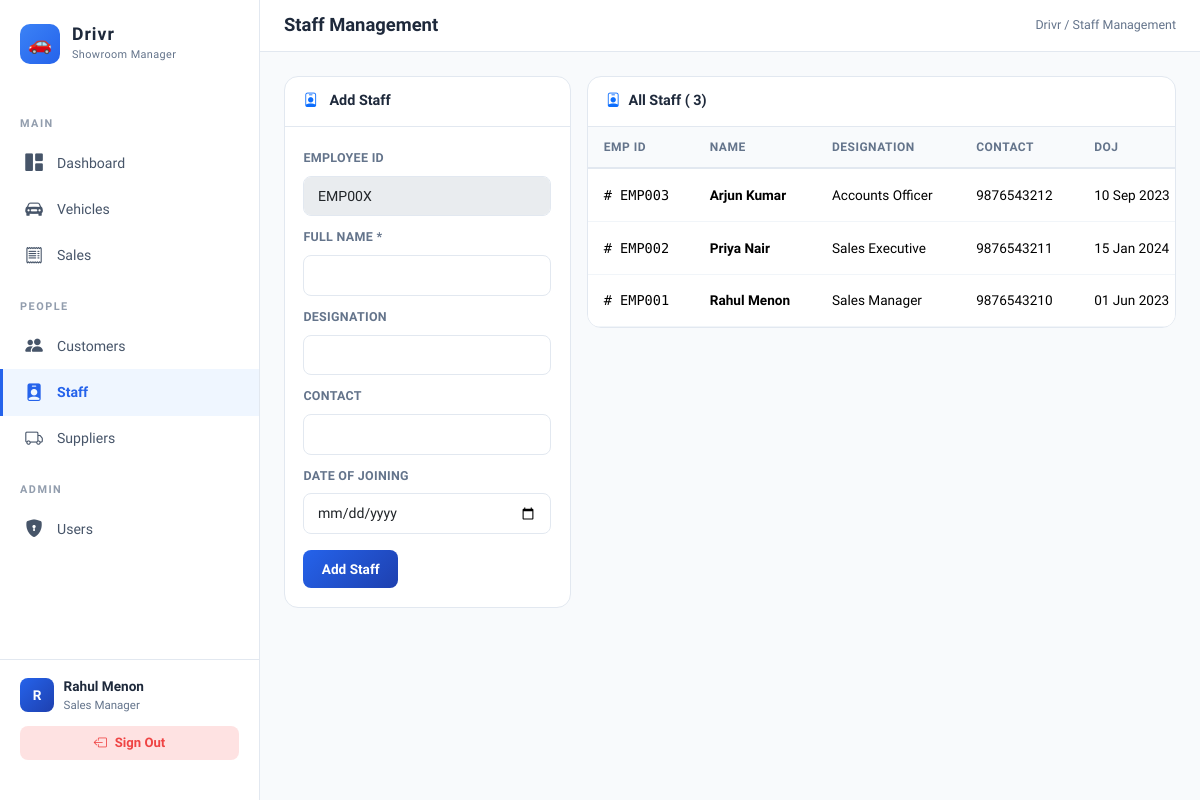
The page /pages/staff.php (signed in) on the database its author committed.
### tables this page shows
CREATE TABLE IF NOT EXISTS STAFF (
    Emp_ID VARCHAR(10) PRIMARY KEY,
    Name VARCHAR(100) NOT NULL,
    Designation VARCHAR(50),
    Contact VARCHAR(15),
    DOJ DATE
);

### includes/auth.php (called while the page is built, shortened)
<?php
function isAdmin() {
    return isset($_SESSION['role']) && $_SESSION['role'] === 'admin';
}
?>

### pages/staff.php (the view, shortened to what this page needs)
<?php
require_once '../includes/db.php';
require_once '../includes/auth.php';
$pageTitle = 'Staff Management';
$editData = null;
$staff = $conn->query("SELECT * FROM STAFF ORDER BY Emp_ID DESC");
require_once '../includes/header.php';
?>
<div class="row g-3">
    <div class="col-lg-4">
        <?php if (isAdmin()): ?>
        <div class="card-vsms">
            <div class="card-header"><i class="bi-person-badge me-2 text-primary"></i>
                <?= $editData ? 'Edit' : 'Add'?> Staff
            </div>
            <div class="card-body">
                <form method="POST">
                    <div class="mb-2">
                        <label class="form-label">Employee ID</label>
                        <input type="text" class="form-control" disabled value="<?= $editData['Emp_ID'] ?? 'EMP00X'?>">
                    </div>
                    <div class="mb-2">
                        <label class="form-label">Full Name *</label>
                        <input type="text" name="name" class="form-control" required
                            value="<?= htmlspecialchars($editData['Name'] ?? '')?>">
                    </div>
                    <div class="mb-2">
                        <label class="form-label">Designation</label>
                        <input type="text" name="designation" class="form-control"
                            value="<?= htmlspecialchars($editData['Designation'] ?? '')?>">
                    </div>
                    <div class="mb-2">
                        <label class="form-label">Contact</label>
                        <input type="text" name="contact" class="form-control" maxlength="15"
                            value="<?= htmlspecialchars($editData['Contact'] ?? '')?>">
                    </div>
                    <div class="mb-3">
                        <label class="form-label">Date of Joining</label>
                        <input type="date" name="doj" class="form-control" value="<?= $editData['DOJ'] ?? ''?>">
                    </div>
                    <div class="d-flex gap-2">
                        <button type="submit" class="btn btn-primary-vsms">
                            <?= $editData ? 'Update' : 'Add Staff'?>
                        </button>
                    </div>
                </form>
            </div>
        </div>
        <?php
endif; ?>
    </div>
    <div class="col-lg-8">
        <div class="card-vsms">
            <div class="card-header"><i class="bi-person-badge me-2 text-primary"></i>All Staff (
                <?= $staff->num_rows?>)
            </div>
            <div class="card-body p-0">
                <?php if ($staff->num_rows > 0): ?>
                <table class="table table-vsms mb-0">
                    <thead>
                        <tr>
                            <th>Emp ID</th>
                            <th>Name</th>
                            <th>Designation</th>
                            <th>Contact</th>
                            <th>DOJ</th>
                        </tr>
                    </thead>
                    <tbody>
                        <?php while ($s = $staff->fetch_assoc()): ?>
                        <tr>
                            <td style="font-family:'DM Mono',monospace;">#
                                <?= $s['Emp_ID']?>
                            </td>
                            <td><strong>
                                    <?= htmlspecialchars($s['Name'])?>
                                </strong></td>
                            <td>
                                <?= htmlspecialchars($s['Designation'] ?? '—')?>
                            </td>
                            <td>
                                <?= htmlspecialchars($s['Contact'] ?? '—')?>
                            </td>
                            <td>
                                <?= $s['DOJ'] ? date('d M Y', strtotime($s['DOJ'])) : '—'?>
                            </td>
                        </tr>
                        <?php
    endwhile; ?>
                    </tbody>
                </table>
                <?php
else: ?>
                <div class="empty-state"><i class="bi-person-badge"></i>
                    <p>No staff records.</p>
                </div>
                <?php
endif; ?>
            </div>
        </div>
    </div>
</div>
<?php require_once '../includes/footer.php'; ?>

### includes/header.php (shortened to what this page needs)
<!DOCTYPE html>
<html lang="en">
<head>
    <link href="https://cdn.jsdelivr.net/npm/bootstrap@5.3.2/dist/css/bootstrap.min.css" rel="stylesheet">
    <link href="https://cdn.jsdelivr.net/npm/bootstrap-icons@1.11.2/font/bootstrap-icons.min.css" rel="stylesheet">
</head>
<body>
    <aside class="sidebar">
        <a href="<?= BASE_URL?>pages/dashboard.php" class="sidebar-brand">
            <div class="brand-icon">🚗</div>
            <div>
                <h1>Drivr</h1>
                <span>Showroom Manager</span>
            </div>
        </a>
        <div class="nav-section">Main</div>
        <a href="<?= BASE_URL?>pages/dashboard.php"
            class="nav-link <?=($pageTitle ?? '') === 'Dashboard' ? 'active' : ''?>">
            <i class="bi-grid-1x2-fill"></i> Dashboard
        </a>
        <a href="<?= BASE_URL?>pages/vehicles.php"
            class="nav-link <?=($pageTitle ?? '') === 'Vehicle Inventory' ? 'active' : ''?>">
            <i class="bi-car-front-fill"></i> Vehicles
        </a>
        <a href="<?= BASE_URL?>pages/sales.php"
            class="nav-link <?=($pageTitle ?? '') === 'Sales Management' ? 'active' : ''?>">
            <i class="bi-receipt"></i> Sales
        </a>
        <div class="nav-section">People</div>
        <a href="<?= BASE_URL?>pages/customers.php"
            class="nav-link <?=($pageTitle ?? '') === 'Customer Management' ? 'active' : ''?>">
            <i class="bi-people-fill"></i> Customers
        </a>
        <a href="<?= BASE_URL?>pages/staff.php"
            class="nav-link <?=($pageTitle ?? '') === 'Staff Management' ? 'active' : ''?>">
            <i class="bi-person-badge-fill"></i> Staff
        </a>
        <a href="<?= BASE_URL?>pages/suppliers.php"
            class="nav-link <?=($pageTitle ?? '') === 'Supplier Management' ? 'active' : ''?>">
            <i class="bi-truck"></i> Suppliers
        </a>
        <?php if (isAdmin()): ?>
        <div class="nav-section">Admin</div>
        <a href="<?= BASE_URL?>pages/users.php"
            class="nav-link <?=($pageTitle ?? '') === 'User Accounts' ? 'active' : ''?>">
            <i class="bi-shield-lock-fill"></i> Users
        </a>
        <?php
endif; ?>
        <div class="sidebar-footer">
            <div class="user-info">
                <div class="user-avatar">
                    <?= strtoupper(substr($_SESSION['name'] ?? 'U', 0, 1))?>
                </div>
                <div>
                    <div class="user-name">
                        <?= htmlspecialchars($_SESSION['name'] ?? 'User')?>
                    </div>
                    <div class="user-role">
                        <?= htmlspecialchars($_SESSION['designation'] ?? 'Staff')?>
                    </div>
                </div>
            </div>
            <a href="<?= BASE_URL?>includes/logout.php" class="btn-logout">
                <i class="bi-box-arrow-left"></i> Sign Out
            </a>
        </div>
    </aside>
    <div class="main-content">
        <div class="top-bar">
            <div>
                <h2>
                    <?= htmlspecialchars($pageTitle ?? 'Dashboard')?>
                </h2>
            </div>
            <div class="breadcrumb">
                <span>Drivr</span> &nbsp;/&nbsp; <span>
                    <?= htmlspecialchars($pageTitle ?? 'Dashboard')?>
                </span>
            </div>
        </div>
        <div class="page-body">

### includes/footer.php (shortened to what this page needs)
<?php if (isset($_SESSION['user_id'])): ?>
    </div>
</div>
<?php endif; ?>
</body>
</html>

### rows shown on the page
staff: Emp_ID "EMP003", Name "Arjun Kumar", Designation "Accounts Officer", Contact "9876543212", DOJ "10 Sep 2023"
staff: Emp_ID "EMP002", Name "Priya Nair", Designation "Sales Executive", Contact "9876543211", DOJ "15 Jan 2024"
staff: Emp_ID "EMP001", Name "Rahul Menon", Designation "Sales Manager", Contact "9876543210", DOJ "01 Jun 2023"

### other values the page prints
substr($_SESSION['name'] ?? 'U', 0, 1) "R"
$_SESSION['name'] "Rahul Menon"
$_SESSION['designation'] "Sales Manager"
$pageTitle "Staff Management"
$staff->num_rows "3"
